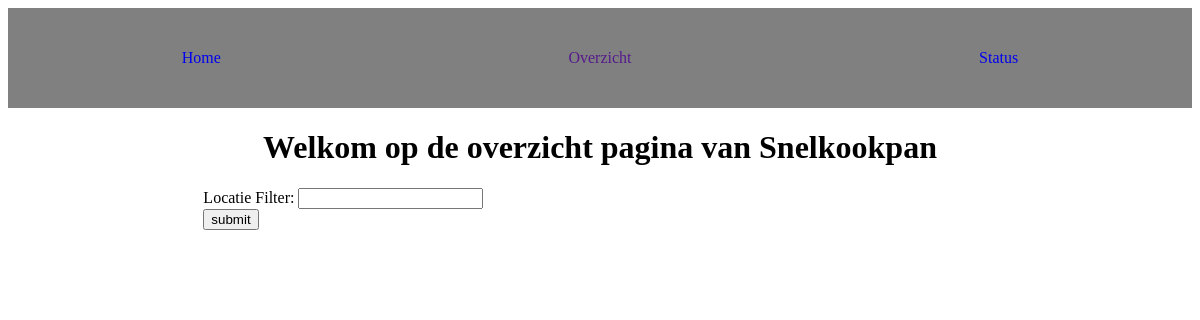
Before: / with the older database file.
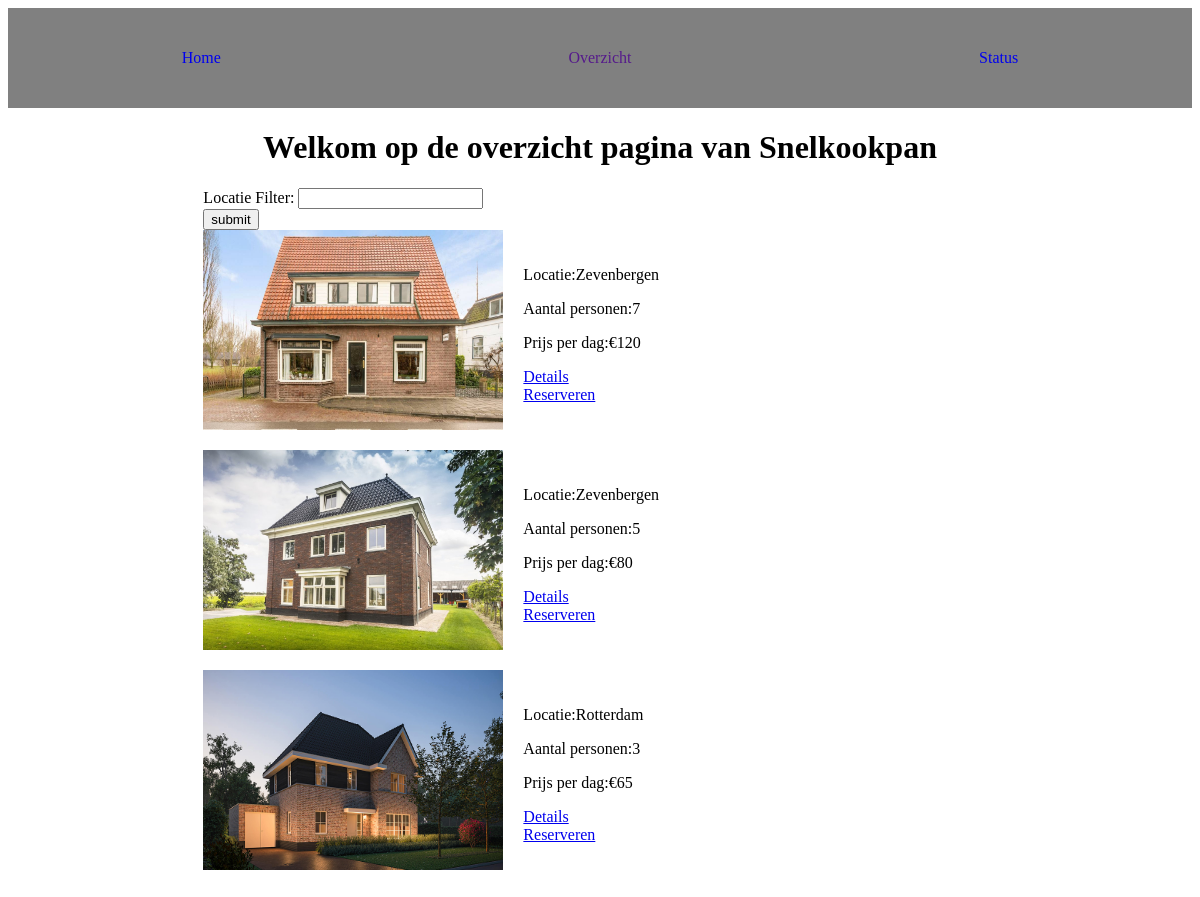
After: the same page with the newer database file.
### tables this page shows
CREATE TABLE `huizen` (
  `id` int(11) NOT NULL,
  `locatie` varchar(256) NOT NULL,
  `aantal_personen` int(11) NOT NULL,
  `prijs_per_dag` double NOT NULL,
  `afbeelding` text NOT NULL,
  `status` int(11) NOT NULL
);

### index.php (the view, shortened to what this page needs)
<?php require_once "header.php" ?>
<body>
    <div class="wrapper">
        <div class="introductie">
            <h1>Welkom op de overzicht pagina van Snelkookpan</h1>
        </div>
        <div class="filter-formulier">
                <form action ="backend/backendController.php" method="post">
                    <div class="form-group">
                        <label for="filter">Locatie Filter:</label>
                        <input type="text" name="locatie-filter" id ="locatie-filter">
                    </div>
                        <input type="submit" name="submit" value="submit">
                </form>
       </div>
        <div class="overzicht-huizen">
            <?php
            require_once "backend/conn.php";
            $query = "SELECT * FROM huizen WHERE status = 0";
            $statement = $conn->prepare($query);
            $statement ->execute();
            $huizen = $statement->Fetchall(PDO::FETCH_ASSOC);
            foreach ($huizen as $huis)
            { ?>
                <div class="overzicht-huis">
                    <img src=<?php echo $huis["afbeelding"]; ?> alt="huis">
                    <div class="huis-informatie">
                        <p>Locatie:<?php echo $huis["locatie"];?>
                        <p>Aantal personen:<?php echo $huis["aantal_personen"];?>
                        <p>Prijs per dag:€<?php echo $huis["prijs_per_dag"]; ?></p>
                        <a href="detailspage.php?id=<?php echo $huis["id"];?>">Details</a>
                        <a href="reservepage.php?id=<?php echo $huis["id"];?>">Reserveren</a>
                    </div>
                </div>
            <?php
            }
            ?>
        </div>
    </div>
</body>

### header.php (shortened to what this page needs)
<!DOCTYPE html>
<html lang="en">
<head>
    <link rel="stylesheet" href="http://localhost/snelkookpan/css/style.css"/>
</head>
<header>
    <nav>
        <a href=http://localhost/snelkookpan/index.php>Home</a>
        <a href="">Overzicht</a>
        <a href=http://localhost/snelkookpan/statusoverview.php>Status</a>
    </nav>
</header>

### css/style.css (style rules this page uses)
header { display: flex; align-items: center; justify-content: center; background-color: gray; height: 100px; }
header nav { display: flex; justify-content: space-around; width: 100%; }
header nav a { text-decoration: none; }
.wrapper { width: 67%; margin: auto; }
.introductie { text-align: center; }
.overzicht-huizen { display: flex; flex-direction: column; }
.overzicht-huis { display: flex; margin: 0px 0px 20px 0px; }
.overzicht-huis img { width: 300px; height: 200px; }
.overzicht-huis a { display: flex; }
.huis-informatie { margin:20px; }

Changed rows visible on the page:
added huizen: afbeelding (picture), locatie "Zevenbergen", aantal_personen "7", prijs_per_dag "120"
added huizen: afbeelding (picture), locatie "Zevenbergen", aantal_personen "5", prijs_per_dag "80"
added huizen: afbeelding (picture), locatie "Rotterdam", aantal_personen "3", prijs_per_dag "65"
